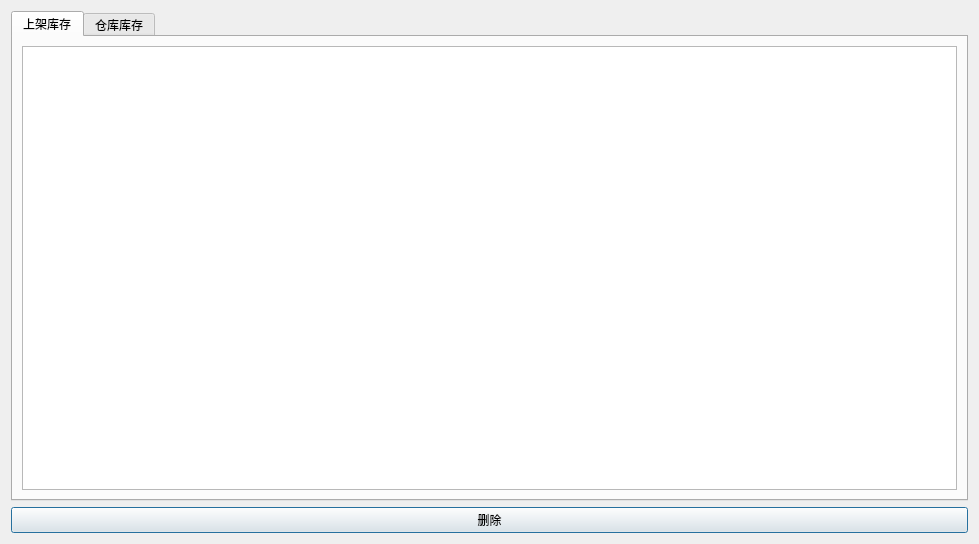
<?xml version="1.0" encoding="UTF-8"?>
<ui version="4.0">
 <class>StockInAllDialog</class>
 <widget class="QDialog" name="StockInAllDialog">
  <property name="geometry">
   <rect>
    <x>0</x>
    <y>0</y>
    <width>979</width>
    <height>544</height>
   </rect>
  </property>
  <property name="windowTitle">
   <string>Dialog</string>
  </property>
  <layout class="QGridLayout" name="gridLayout_2">
   <item row="0" column="1">
    <layout class="QGridLayout" name="gridLayout">
     <item row="0" column="0">
      <widget class="QTabWidget" name="tabWidget">
       <property name="currentIndex">
        <number>0</number>
       </property>
       <widget class="QWidget" name="tab">
        <attribute name="title">
         <string>上架库存</string>
        </attribute>
        <layout class="QGridLayout" name="gridLayout_6">
         <item row="0" column="0">
          <layout class="QGridLayout" name="gridLayout_5">
           <item row="0" column="0">
            <widget class="QTableView" name="shelves_stock_tableView"/>
           </item>
          </layout>
         </item>
        </layout>
       </widget>
       <widget class="QWidget" name="tab_2">
        <attribute name="title">
         <string>仓库库存</string>
        </attribute>
        <layout class="QGridLayout" name="gridLayout_4">
         <item row="0" column="0">
          <layout class="QGridLayout" name="gridLayout_3">
           <item row="0" column="0">
            <widget class="QTableView" name="stock_all_tableView"/>
           </item>
          </layout>
         </item>
        </layout>
       </widget>
      </widget>
     </item>
    </layout>
   </item>
   <item row="1" column="1">
    <widget class="QPushButton" name="del_row">
     <property name="text">
      <string>删除</string>
     </property>
    </widget>
   </item>
  </layout>
 </widget>
 <resources/>
 <connections/>
</ui>
